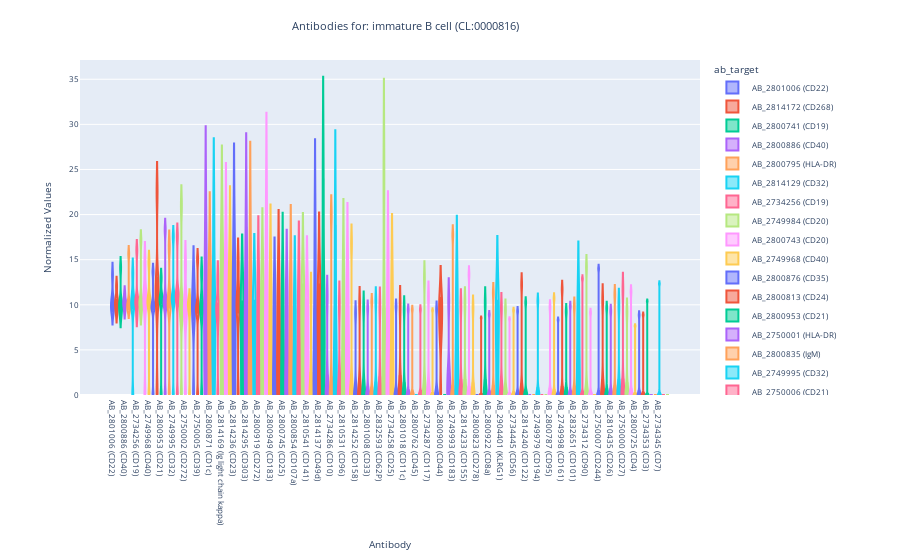

Notebook source saved alongside this figure:
### Markdown cell above
A different approach to looking for antibodies that can be used to separate immature B cells from other B cells is comparing the populations of B cells and immature B cells to all other cell populations in PBMCS and then look for differences in the results.

### Code cell
result_df1, plot_dict1 = cxn.find_antibodies(id_CLs=["CL:0000816"])
plot_dict1["CL:0000816"]
